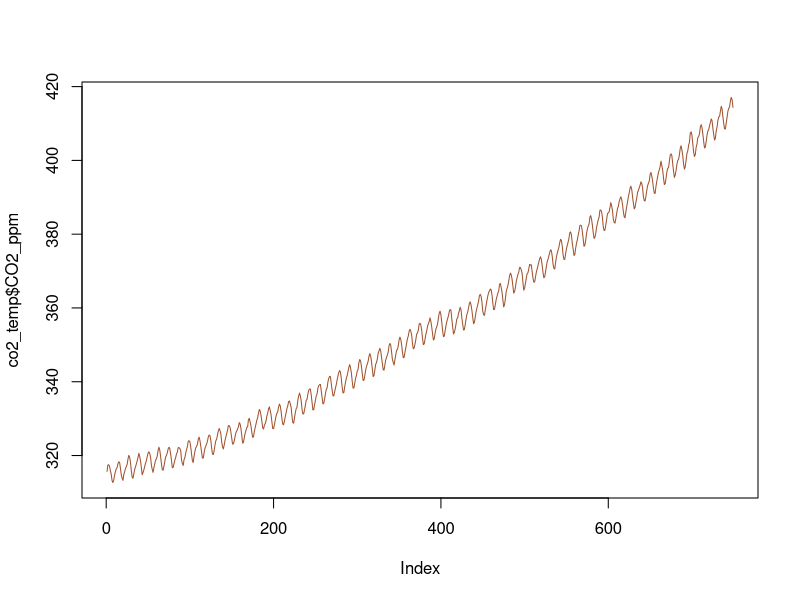

The R script that drew this image: (Note: this script raises an error after producing the figure.)
# Introduction to time series analysis for ENVT5503
# UPDATED FOR 2021!
# 
# Load the packages we need for specialized time series
# functions in R
#
library(zoo)
library(xts)
library(forecast)
library(tseries)
#
# (optional) make a better colour palette than the R default!
palette(c("black","red3","green3","blue2",
          "darkcyan","purple","sienna","gray60"))
# co2_temp <- read.table("clipboard", header = TRUE, sep = "\t",
#                        stringsAsFactors = FALSE)
# write.csv(co2_temp, file = "co2_temp.csv", row.names = FALSE)
co2_temp <- read.csv("co2_temp.csv",
                     stringsAsFactors = FALSE)
#
# do some checks of the data
summary(co2_temp)
plot(co2_temp$CO2_ppm, type = "l", col = "sienna")
#
# convert data frame to time series object
co2_zoo <- read.csv.zoo("co2.csv",
                        format = "%Y-%m-%d", 
                        tz = "HST", 
                        index.column=1,
                        header = TRUE)
par(mar = c(4,4,1,1), mgp = c(1.7,0.3,0), tcl = 0.3, 
    font.lab=2, cex = 1.2)
plot(co2_zoo[630:749], 
     xlab = "Date", ylab = expression(paste(CO[2]," (ppm)")), 
     col = 6, cex.lab = 1.2, yax.flip = T, lwd = 2)
mtext(expression(paste("Last 10 years' atmospheric CO"[2],
                       " at Mauna Loa Observatory, Hawaii")),
      3,-1.5, family = "serif", font = 2, cex = 1.4, col = 6)
abline(lm0, lwd = 2, lty = 2)
# note the difference in the x-axis!
#
# -=-=-=-=-=-=-=-=-=-=-=-=-=-=-=-=-=
# plot differencing for stationarity
par(mfrow = c(3,1), mar = c(0,4,0,1), oma = c(4,0,1,0), 
    cex.lab = 1.4)
plot(co2_zoo, ylab = "Raw data, no differencing",
     xlab="", xaxt="n")
lines(loess.smooth(index(co2_zoo),coredata(co2_zoo)), 
      col = 4, lwd = 2)
abline(lm(coredata(co2_zoo)~index(co2_zoo)), col = 2)
legend("topleft", 
       legend = c("Data", "Loess smoothing","Linear model"),
       cex = 1.8, col = c(1,4,2), lwd = c(1,2,1), bty = "n")
plot(diff(co2_zoo,1),
     ylab = "First differencing",
     xlab="", xaxt="n")
rect(par("usr")[1], par("usr")[3], 
     par("usr")[2], par("usr")[4], 
     col = "#e8e8e8", border = 1)
lines(diff(co2_zoo,1), col = 1)
abline(h = 0, col = "grey", lty = 2)
lines(loess.smooth(index(diff(co2_zoo,1)),
                   coredata(diff(co2_zoo,1))), 
      col = 4, lwd = 2)
abline(lm(coredata(diff(co2_zoo,1))~index(diff(co2_zoo,1))), 
       col = 2)
plot(diff(diff(co2_zoo,1),1),
     ylab = "Second differencing",
     xlab="Date")
abline(h = 0, col = "grey", lty = 2)
lines(loess.smooth(index(diff(diff(co2_zoo,1),1)),
                   coredata(diff(diff(co2_zoo,1),1))), 
      col = 4, lwd = 2)
abline(lm(coredata(diff(diff(co2_zoo,1)))~
            index(diff(diff(co2_zoo,1)))), col = 2)
par(mfrow = c(1,1), mar = c(4,4,1,1), oma = c(0,0,0,0))

# -=-=-=-=-=-=-=-=-=-=-=-=-=-=-=-=-=
# testing for stationarity
# need tseries package for Augmented Dickey–Fuller (adf) Test
require(tseries) 
adf.test(co2_zoo)
adf.test(diff(co2_zoo,1))
adf.test(diff(diff(co2_zoo,1),1))

# -=-=-=-=-=-=-=-=-=-=-=-=-=-=-=-=-=

# convert zoo object to xts 
# (needed for some functions eg. findfrequency())
co2_xts <- as.xts(co2_zoo)
plot(co2_xts, col = 7) # just to check
#
# create a new time series from a moving average for 
# each 24h to remove daily fluctuations
co2_1yr_Av <- rollmean(co2_zoo,12)
plot(co2_1yr_Av, col = 5, lwd = 2) # just to check
#
# inspect autocorrelation function acf()
plot(acf(co2_xts))
#
# inspect partial autocorrelation function (pacf)
plot(pacf(co2_xts))
#
# use Box test for autocorrelation
Box.test(co2_xts)
#
# create a linear model of the time series...
# ...the residuals give us just the periodicity component
lm0 <- lm(coredata(co2_zoo) ~ index(co2_zoo))
#
# make a time series of the lm residuals
co2_periodic <- zoo(resid(lm0), index(co2_xts))
# just to check with a plot
plot(co2_zoo); abline(lm0, col = "coral", lwd = 2) 
#
# and plot everything to show the components
co2_lmfit <- zoo(lm0$fitted.values, index(co2_zoo))
plot(cbind(co2_zoo, co2_periodic, co2_1yr_Av, co2_lmfit),
  main = expression(paste("Time series of atmospheric CO"[2],
                      " at Mauna Loa Observatory, Hawaii")),
  xlab = "Date", lty = c(1,1,1,2), 
     cex.main = 1.5, yax.flip = TRUE, col = c(4,8,5,6))
#
# use the forecast:: package to run an ARIMA model
auto.arima(co2_xts, seasonal = T)
#
# use output of auto.arima() to run arima
am0 <- arima(x = co2_xts, order = c(2, 1, 2))
summary(am0)
confint(am0)
checkresiduals(am0)
#
# but we know the time series has seasonality, so...
# ...we add in a seasonality term too with 
# correct periodicity...
# ...and we can reduce the order (trial and error!)
#
# first check the periodicity...
periodicity(co2_xts)
findfrequency(co2_xts)
# ...then run a modified ARIMA model
am1 <- arima(x = co2_xts, order = c(0, 1, 1),
             seasonal = list(order = c(0, 1, 1), 
                             period = 12))
summary(am1)
confint(am1)
checkresiduals(am1)
fc0 <- forecast(am0, h = 60)
fc1 <- forecast(am1, h = 60)
#
par(mfrow = c(2, 1))
plot(fc0,ylab = expression(paste("Atmospheric CO"[2], 
                                 " at Mauna Loa")),
     xlab="Date/Time code",
     main = expression(bold("Forecast for atmospheric CO"[2])))
mtext("ARIMA with no seasonality", 3, -1, adj = 0.1, font = 2)
mtext(am0$call, 3, -2.2, adj = 0.1, col = "blue3", cex = 0.9, 
      family="mono")
plot(fc1,ylab = expression(paste("Atmospheric CO"[2], 
                                 " at Mauna Loa")),
     xlab="Date/Time code",
     main = expression(bold("Forecast for atmospheric CO"[2])))
mtext("ARIMA with annual seasonality", 3, -1, 
      adj = 0.1, font = 2)
mtext(am1$call, 3, -2.2, adj = 0.1, col = "blue3", 
      cex = 0.9, family="mono")
par(mfrow = c(1, 1))
#
# or we can use ggplot for a slightly 'prettier' plot
require(ggplot2)
autoplot(fc1)+
  ylab(expression(paste("Atmospheric CO"[2]," at Mauna Loa")))+
  xlab("Date/Time code") +
  ggtitle(expression(bold("Forecast for atmospheric CO"[2])))+
  theme_bw()

#### Exponential smoothing models ####

# Sometimes ARIMA models may not be the best option;
# another commonly used method is exponential smoothing.

# check help(forecast::ets) to correctly specify the model type!
co2_ets <- ets(co2_xts, model = "MMN")
summary(co2_ets)
#
# default plot function can plot forecasts too...
plot(forecast(co2_ets, h=28))
plot(co2_ets) # decomposition plot
# (exponential smoothing is not so good for the CO2 data!)
# _._._._._._._._._._._._._._._._._._._._._._._._._._._._
#
# plot the observed and predicted values, and the residuals 
# ideally the residuals represent the random variations
#   (but only if we have the 'perfect' time series model!)
plot(coredata(co2_xts) ~ seq(1,749), type = "l", lwd = 5, 
     col = 8, ylim = c(280,425),
     xlab = "Observation number", 
     ylab = expression(bold(paste("Atmospheric CO"[2], 
                                  " at Mauna Loa (ppm)"))))
lines(coredata(co2_xts)+am0$residuals ~ seq(1,749), col = 4)
abline(h=290, col = "coral2", lty = 3)
lines((am0$residuals*2)+290 ~ seq(1,749), col = 2)
legend("topleft", 
       legend = c("Observed","Fitted",
                  paste0("Residual (offset,\ntrue mean = ",
                         signif(mean(am1$resid),2),")")),
       col = c(8,4,2), lwd = c(5,1,1),
       bty = "n", cex = 1.2, inset = 0.01)
# _._._._._._._._._._._._._._._._._._._._._._._._._
#
# same for exponential smoothing model
plot(coredata(co2_xts) ~ seq(1,749), pch = 16, cex = 0.75, 
     col = 8, ylim = c(280,425),
     xlab = "Observation number", 
     ylab = expression(bold(paste("Atmospheric CO"[2], 
                                  " at Mauna Loa (ppm)"))))
sf = 100
lines(co2_ets$fitted ~ seq(1,749), col = 2)
lines((co2_ets$res*sf)+290 ~ seq(1,749), col = 4)
legend("topleft", 
       legend = c("Observed","Fitted",
           paste0("Residual \u00D7 ",sf,
                  " (offset,\ntrue mean = ",
                         signif(mean(co2_ets$resid),2),")")),
       col = c(8,2,4), lwd = c(NA,1,1), pch = c(16,NA,NA),
       pt.cex = 0.75, bty = "n", cex = 1.2, inset = 0.01)
rm(sf)

# end code